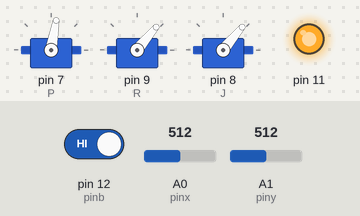
This sketch was run on a simulated Arduino Uno, built with avr-gcc and run on an emulated ATmega328P. On the bench: 3 × servo, output pins drawn as LEDs (lit = HIGH). The inputs (shaded band) are chosen by the test bench; at power-on: A0 (pinx) = 512, A1 (piny) = 512, pin 12 (pinb) HIGH.

Above: at 1.2 s.
1.3 s: A0 (pinx) set to 716
At 2.2 s:
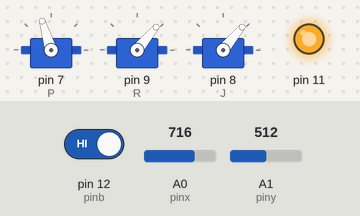
2.8 s: A1 (piny) set to 716
At 3.3 s:
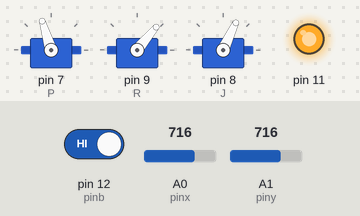
4.3 s: pin 12 (pinb) driven LOW
At 5.5 s:
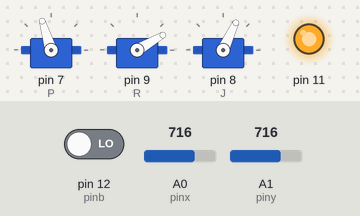
5.8 s: A0 (pinx) set to 900
At 6.1 s:
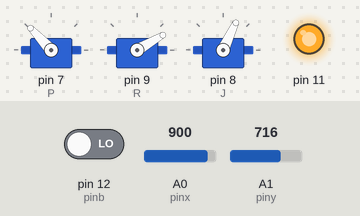
7.3 s: A1 (piny) set to 900
At 8.4 s:
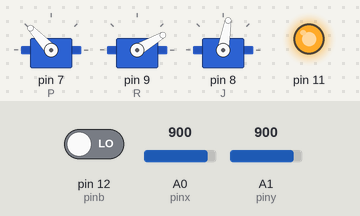
8.8 s: pin 12 (pinb) driven HIGH
At 9.5 s:
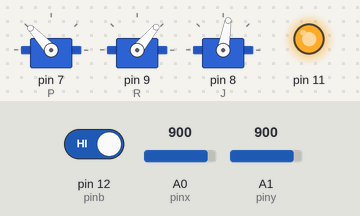
Timing chart, 0 to 11.3 s (numbered marks = the images above; inputs shaded):
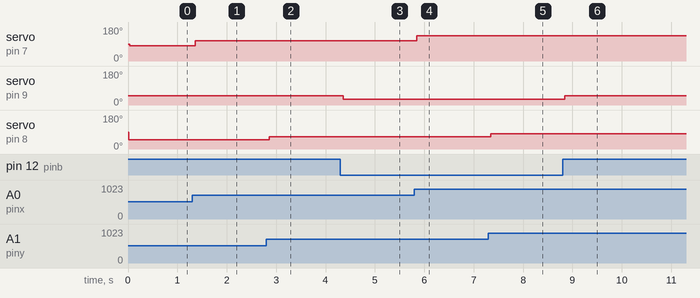

The sketch:

robot_arm_joystick.ino
```cpp
#define pinx A0
#define piny A1
#define pinb 12
#include <Servo.h>
int x=0;
int y=0;
int b=0;
// R goes from 30 to 50
// P goes from 40 to 100
// J goes from 30 to 60
// tolerance +/- 10

Servo R;  // create servo object to control a servo
Servo J;                // twelve servo objects can be created on most boards
 Servo P;


void setup()
{ pinMode(pinb,0);
pinMode(11,1);
digitalWrite(11,1);
  P.attach(7);
  R.attach(9);
   J.attach(8);// attaches the servo on pin 9 to the servo object
}

void grip(){

R.write(30);
delay(15);
}

void rel(){

R.write(50);
delay(15);
}

void longarm(int a){
  J.write(a);
delay(15);
}

void shortarm(int a){
  P.write(a);
delay(15);
}

void loop()
{
x=analogRead(pinx);
x=map(x,0,1023,10,150);
y=analogRead(piny);
y=map(y,0,1023,10,90);
b=digitalRead(pinb);

if(b==0) grip();
else rel();

longarm(y);
shortarm(x);
delay(15);

}
```

Measured:
- after the input at 1.3 s, servo on pin 7 (P): 80° → 107° after 0.06 s
- after the input at 2.8 s, servo on pin 8 (J): 50° → 65° after 0.06 s
- after the input at 4.3 s, servo on pin 9 (R): 50° → 30° after 0.06 s
- after the input at 5.8 s, servo on pin 7 (P): 107° → 133° at once
- after the input at 7.3 s, servo on pin 8 (J): 65° → 80° at once
- after the input at 8.8 s, servo on pin 9 (R): 30° → 50° at once
